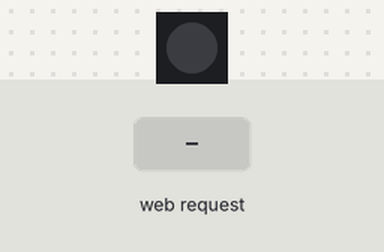
Bench run of a sketch on a simulated ESP8266 (NodeMCU). Parts: 1 RGB LEDs in strip order, left to right. The inputs (shaded band) are chosen by the test bench. Dim RGB values are drawn brighter than linear; WiFi joins after 1.5 s; servers stay silent unless stated; what the sketch prints to the serial monitor is not drawn.

Above: at 7.7 s.
7.8 s: HTTP request GET /LED/ON received
At 8.6 s:
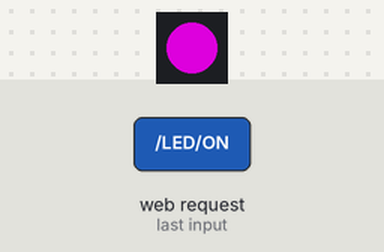
9.3 s: HTTP request GET /LED/OFF received
At 9.7 s:
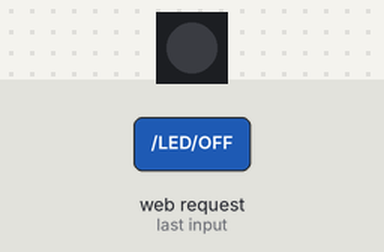
10.8 s: HTTP request GET /LED/TOGGLE received
At 12.1 s:
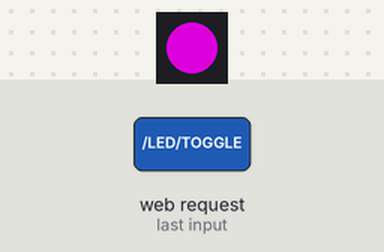
Timing chart, 0 to 13.8 s (numbered marks = the images above; inputs shaded):
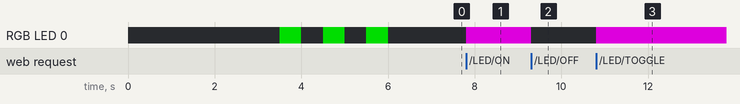

Measured:
- after the input at 7.8 s, RGB LED 0: off → RGB(150, 0, 150) at once
- after the input at 9.3 s, RGB LED 0: RGB(150, 0, 150) → off at once
- after the input at 10.8 s, RGB LED 0: off → RGB(150, 0, 150) at once

The sketch:

_02_server_controlar_LED_por_web.ino
```cpp
#include <ESP8266WiFi.h>
#define LED_Pin D2
bool LED_Estado=0;

#include <Adafruit_NeoPixel.h>
Adafruit_NeoPixel pixels = Adafruit_NeoPixel(1, LED_Pin, NEO_GRB + NEO_KHZ800);

//const char* ssid = "Orange-152A";
//const char* password = "3EE529C4";
const char* ssid = "marinoAP";
const char* password = "eraseunavez";

WiFiServer server(80); //objeto servidor que inicializaremos en el puerto 80

void setup() {
  Serial.begin(115200);

  pixels.begin();

  // Poner el módulo WiFi en modo station y desconectar de cualquier red a la que pudiese estar previamente conectado
  WiFi.mode(WIFI_STA);
  WiFi.disconnect();
  delay(2000);

  pinMode(LED_Pin, OUTPUT);

  //Conectar a la red WiFi
  Serial.println();
  Serial.print("Conectando a ");
  Serial.println(ssid);

  WiFi.begin(ssid, password);

  while (WiFi.status() != WL_CONNECTED) {
    delay(500);
    Serial.print(".");
  }
  Serial.print("Conectado, la IP del dispositivo es: ");
  Serial.println(WiFi.localIP());

  for(int i = 3; i>0; i--){
    pixels.setPixelColor(0, pixels.Color(0,150,0));
    pixels.show();
    delay(500);
    pixels.setPixelColor(0, pixels.Color(0,0,0));
    pixels.show();
    delay(500);
  }

  //Iniciar server
  server.begin();
  Serial.println("Servidor iniciado");
}

void loop() {
  //chequeamos si se ha conectado un cliente, en caso contrario terminar (se reiniciaría)
  WiFiClient client = server.available();
  if (!client)
    return;

  //Esperar hasta que el cliente envíe algún dato
  while(!client.available())
    yield();

  //Lee la request del cliente
  String request = client.readStringUntil('\r');
  client.flush(); //vacía por seguridad

  //Request en un objeto String que contiene la URL compelta, incluyendo parámetros. Buscamos si contien la cadena "/RELE=ON"
  if (request.indexOf("/LED/ON") != -1){
    pixels.setPixelColor(0, pixels.Color(150,0,150));
    //debería ser HIGH, pero funciona en modo inverso en algunas placas, includo la nodemcu
    pixels.show();
    LED_Estado=1;
    Serial.println("Encendido");
  }
  else
    if (request.indexOf("/LED/OFF") != -1){
      pixels.setPixelColor(0, pixels.Color(0,0,0));
      pixels.show();
      LED_Estado=0;
      Serial.println("Apagado");
    }
    else
      if (request.indexOf("/LED/TOGGLE") != -1){
        if (LED_Estado==0)
          pixels.setPixelColor(0, pixels.Color(150,0,150));
        else
          pixels.setPixelColor(0, pixels.Color(0,0,0));
        pixels.show();
        LED_Estado=!LED_Estado;
        Serial.println("Conmutado");
      }

  //Parte "response" del servidor hacia el cliente, una página Web
  client.println("HTTP/1.1 200 OK");
  client.println("Content-Type: text/html");
  client.println(""); //requerido
  client.println("<!DOCTYPE HTML>");
  client.println("<meta name='viewport' content='width=device-width, user-scalable=no'>");
  client.println("<html>");

  client.print("<p>LED ");
  if(LED_Estado)
    client.print("encendido</p><br>");
  else
    client.print("apagado</p><br>");

  client.println("<a href=\"/LED/ON\"><button style='width:100%;height:50px;background:#6C0;'>Encender</button></a>");
  client.println("<a href=\"/LED/OFF\"><button style='width:100%;height:50px;background:#C00;'>Apagar</button></a><br />");
  client.println("<a href=\"/LED/TOGGLE\"><button style='width:100%;height:50px;background:#09F;'>Conmutar</button></a><br />");
  client.println("</html>");

  delay(1);
  Serial.println("Cliente desconectado");
  Serial.println("");
}
```
